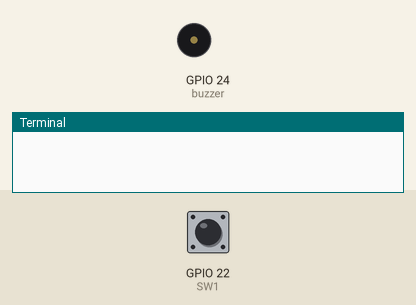
This program was run on a simulated Raspberry Pi (BCM pin numbers). Shown: buzzer (waves = sounding), the last lines printed to the terminal. The test bench sets the inputs (shaded band); at power-on: GPIO 22 (SW1) HIGH.

Above: at 1.2 s.
1.3 s: GPIO 22 (SW1) pulled LOW for 0.15 s
At 1.7 s:
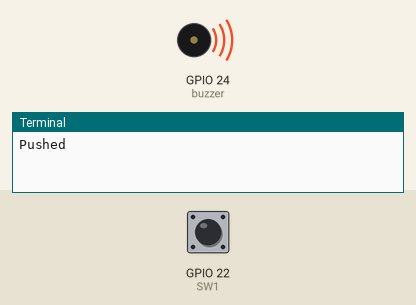
3.3 s: GPIO 22 (SW1) pulled LOW for 3.2 s
At 8.0 s:
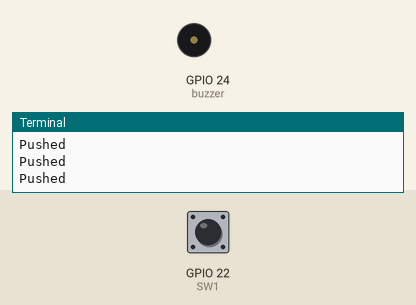
Timing chart, 0 to 9.5 s (numbered marks = the images above; inputs shaded):
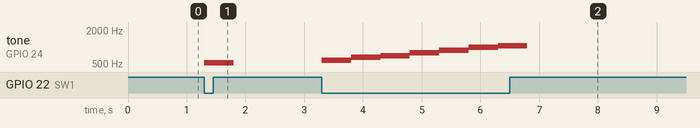

The program:

challenge123.py
```python
import RPi.GPIO as GPIO
import time

buzzer = 24
SW1 = 22
count = 0

GPIO.setmode(GPIO.BCM)
GPIO.setwarnings(False)
GPIO.setup(buzzer, GPIO.OUT)
GPIO.setup(SW1, GPIO.IN, pull_up_down=GPIO.PUD_UP)

pwm = GPIO.PWM(buzzer, 100)
pwm.start(0)

scale = [523, 587, 659, 698, 784, 880, 988, 1047]

try:
    while True:
        buttoninput = GPIO.input(SW1)
        if buttoninput == GPIO.LOW:
            print("Pushed")
            pwm.start(10.0)
            pwm.ChangeFrequency(scale[count])
            count = (count + 1) % 8
            time.sleep(0.5)
            pwm.stop()
except KeyboardInterrupt:
    GPIO.cleanup()   
```

Measured:
- after the input at 1.3 s, tone on GPIO 24 (buzzer): silent → 523 Hz at once, → silent 0.50 s later
- after the input at 3.3 s, tone on GPIO 24 (buzzer): plays 587 Hz for 0.50 s, 659 Hz for 0.50 s, 698 Hz for 0.50 s, 784 Hz for 0.50 s, 880 Hz for 0.50 s, 988 Hz for 0.50 s … (7 notes in this stretch), starting at once
